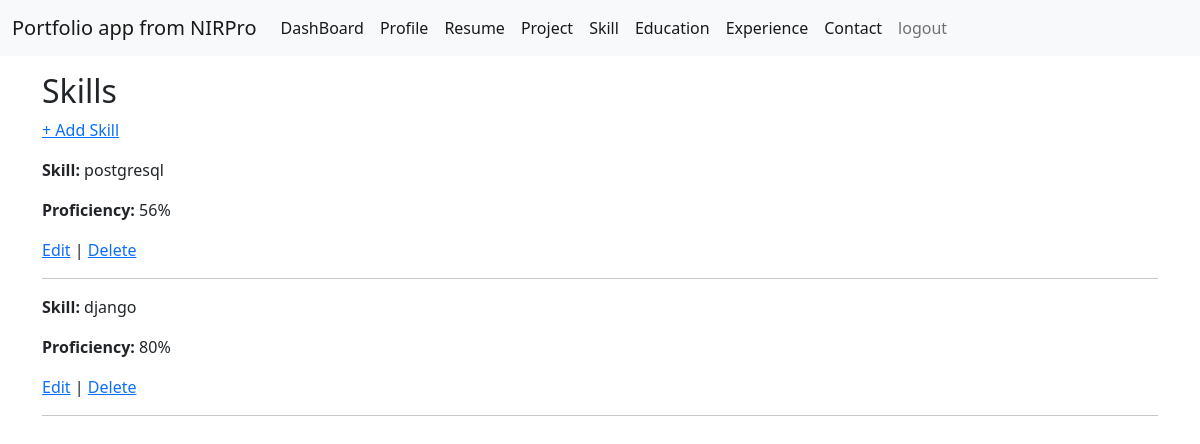
Screenshot of /skills/ (signed in) with the database file from the repository.
### portfolio/models.py (models this page shows, shortened)
class Skill(models.Model):
    user = models.ForeignKey(User,on_delete=models.CASCADE,null=True)
    skill_name = models.CharField(max_length=100)
    proficiency = models.PositiveIntegerField(default=80)

### portfolio/views.py (the view)
# urls.py: path('skills/',skill_page,name='skill_page'),
@login_required
def skill_page(request):
    skill_data=Skill.objects.filter(
        user=request.user
    ).order_by('-id')
    return render(
        request,
        'skill.html',
        {'skill_data':skill_data}
    )

### portfolio/templates/skill.html
{% extends 'master/base.html' %}
{% block content %}
<h2>Skills</h2>
<p><a href="{% url 'add_skill_page' %}">+ Add Skill</a></p>
{% for s in skill_data %}
<p><b>Skill:</b> {{ s.skill_name }}</p>
<p><b>Proficiency:</b> {{ s.proficiency }}%</p>
<p>
    <a href="{% url 'update_skill_page' s.id %}">Edit</a> |
    <a href="{% url 'delete_skill_page' s.id %}">Delete</a>
</p>
<hr>
{% empty %}
<p>No skills found</p>
{% endfor %}
{% endblock %}

### rows the page displays
Skill: skill_name "postgresql", proficiency "56"
Skill: skill_name "django", proficiency "80"
